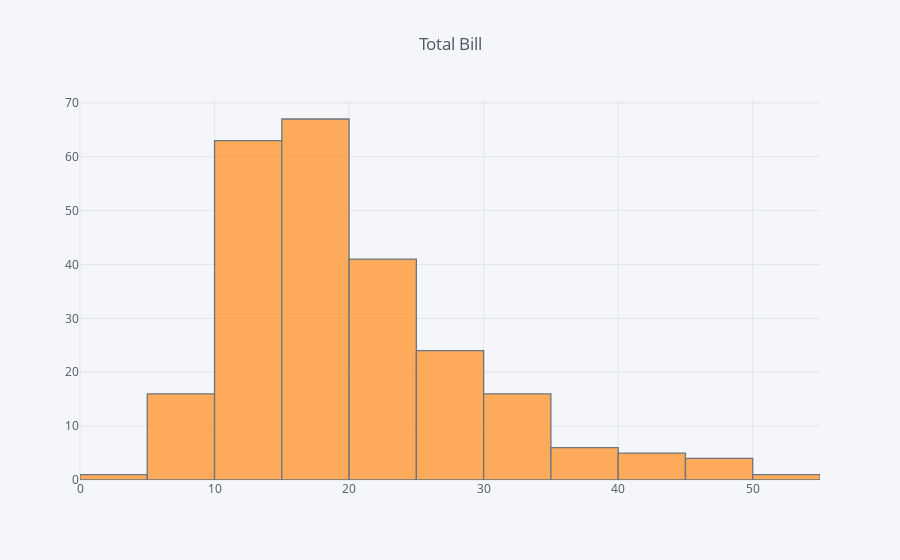

Here is the notebook cell this chart was saved with:
### Code cell
df['total_bill'].iplot(kind='hist',bins=20,colors='orange',title='Total Bill')

### Figure 1 — Plotly figure (JSON) as saved in the notebook; plotly's stock layout.template omitted (floating-point values rounded to 4 significant figures; data arrays with more than 128 entries replaced by an {"elided": "..."} marker saying what was removed)
{"data": [{"histfunc": "count", "histnorm": "", "marker": {"color": "rgba(255, 153, 51, 1.0)", "line": {"color": "#4D5663", "width": 1.3}}, "name": "total_bill", "nbinsx": 20, "opacity": 0.8, "orientation": "v", "type": "histogram", "x": {"elided": "244 float values"}}], "layout": {"barmode": "overlay", "legend": {"bgcolor": "#F5F6F9", "font": {"color": "#4D5663"}}, "paper_bgcolor": "#F5F6F9", "plot_bgcolor": "#F5F6F9", "title": "Total Bill", "titlefont": {"color": "#4D5663"}, "xaxis1": {"gridcolor": "#E1E5ED", "showgrid": true, "tickfont": {"color": "#4D5663"}, "title": "", "titlefont": {"color": "#4D5663"}, "zerolinecolor": "#E1E5ED"}, "yaxis1": {"gridcolor": "#E1E5ED", "showgrid": true, "tickfont": {"color": "#4D5663"}, "title": "", "titlefont": {"color": "#4D5663"}, "zerolinecolor": "#E1E5ED"}}}
